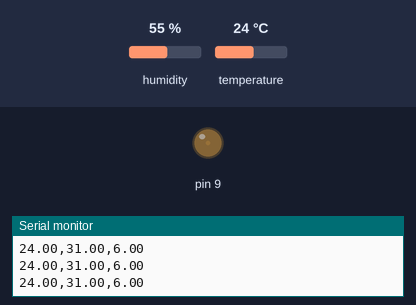
A sketch run on a simulated Arduino Uno, built with avr-gcc and run on an emulated ATmega328P. On the bench: output pins drawn as LEDs (lit = HIGH), the last lines printed to the serial monitor. The inputs (shaded band) are chosen by the test bench; at power-on: temperature 24 °C, humidity 55 %.

Above: at 2.8 s.
2.9 s: temperature set to 33 °C
At 4.8 s:
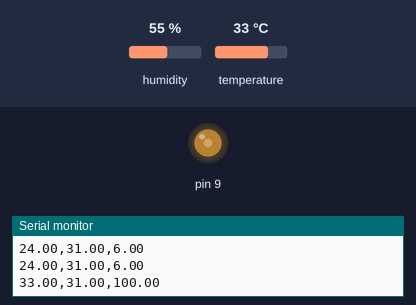
8.9 s: temperature set to 12 °C
11.6 s: temperature set to 41 °C
At 12.8 s:
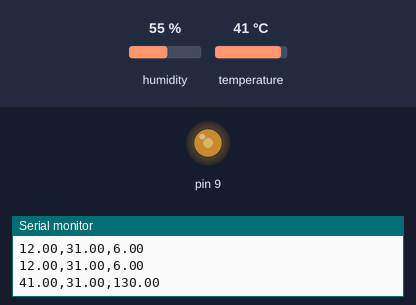
14.3 s: temperature set to 19 °C
At 16.6 s:
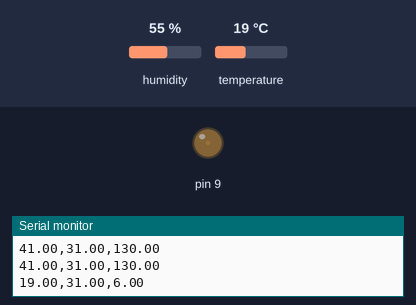
Timing chart, 0 to 18.1 s (numbered marks = the images above; inputs shaded):
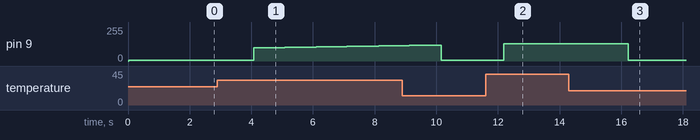

The sketch:

tempControl.ino
```cpp
#include <PID_v1.h>
// Incluimos librería
#include <DHT.h>


// Definimos el pin digital donde se conecta el sensor
#define DHTPIN 2
#define DHTTYPE DHT11

// Inicializamos el sensor DHT11
DHT dht(DHTPIN, DHTTYPE);

//Define Variables we'll be connecting to
double Setpoint, Input, Output;

//Specify the links and initial tuning parameters
PID myPID(&Input, &Output, &Setpoint,45,20,0, REVERSE);

void setup() {
  // put your setup code here, to run once:
  Serial.begin(115200);
  pinMode(9,OUTPUT);

  // Comenzamos el sensor DHT
  dht.begin();
  Setpoint = 31;
  myPID.SetOutputLimits(6, 130);
  myPID.SetMode(AUTOMATIC);
}

void loop() {
  // put your main code here, to run repeatedly:
  float t = dht.readTemperature();
  // Comprobamos si ha habido algún error en la lectura
  if (isnan(t)) {
    Serial.println("Error obteniendo los datos del sensor DHT11");
    return;
  }
  Input = t;
  myPID.Compute();
  analogWrite(9,Output);
  //Serial.print("Temperatura: ");
  Serial.print(t);
  Serial.print(",");
  Serial.print(Setpoint);
  //Serial.print("       ");
  //Serial.print("PWM:");
  Serial.print(",");
  Serial.println(Output);
  delay(1000);
}
```

Measured:
- after the input at 2.9 s, pin 9: moves from 6/255 to 116/255 over 4.1 s, starting after 1.2 s
- after the input at 11.6 s, pin 9: 6/255 → 130/255 after 0.58 s
- after the input at 14.3 s, pin 9: 130/255 → 6/255 after 1.9 s
